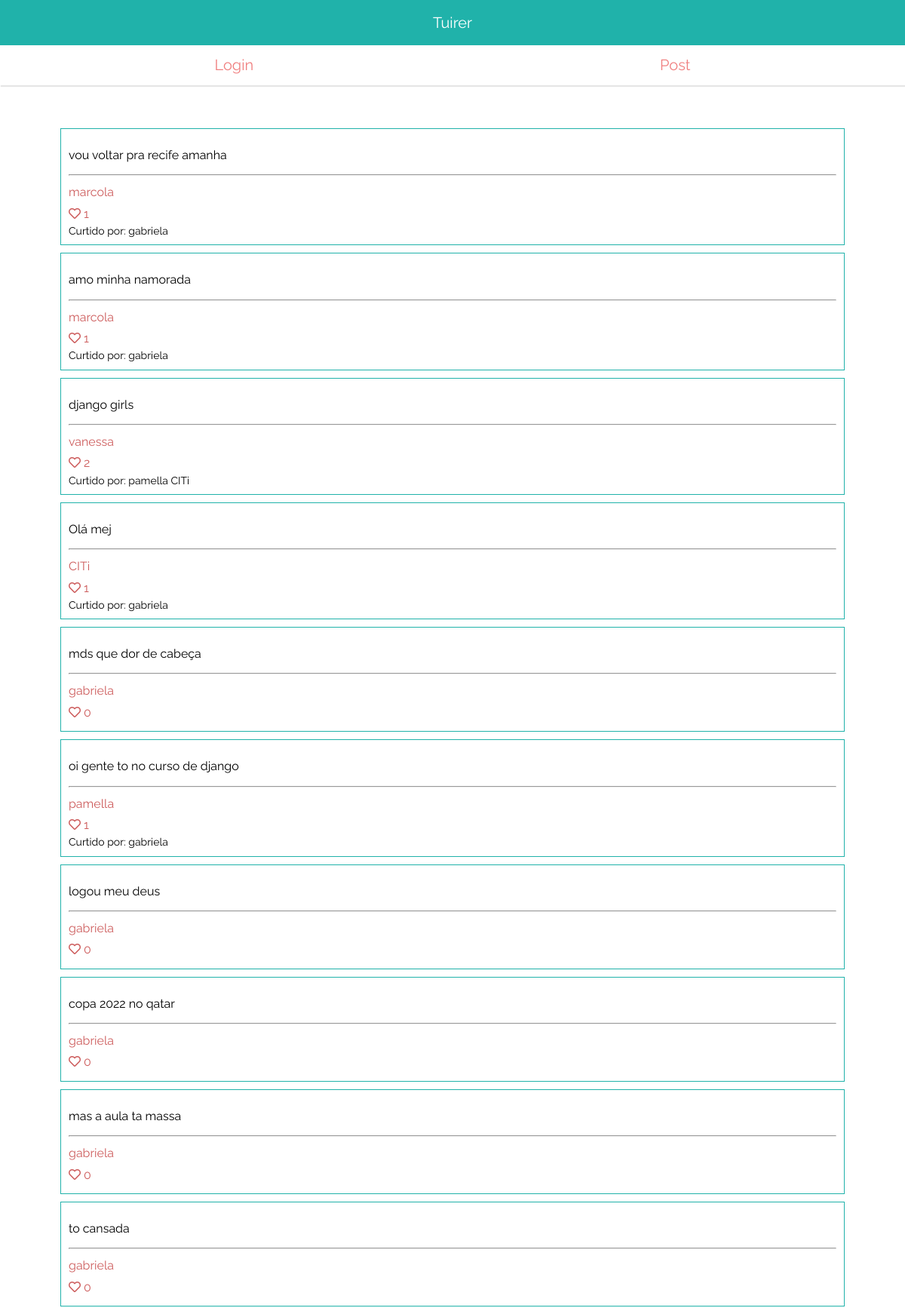
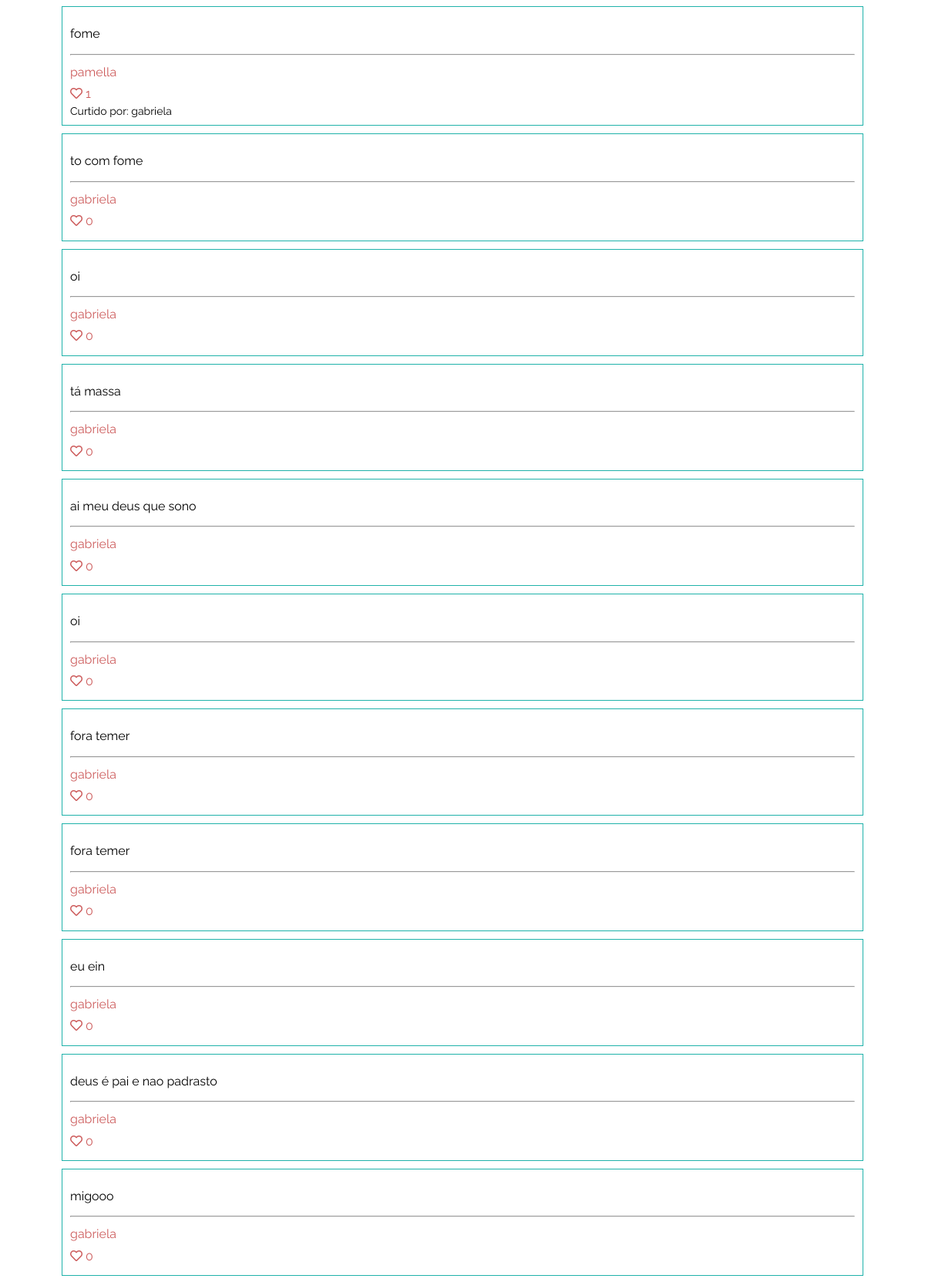
The page / (upper part) on the database its author committed (2 pictures, top to bottom).
### tuites/models.py (models this page shows, shortened)
class Tuite(models.Model):
    content = models.CharField('Tuite', max_length=280)
    author = models.ForeignKey('users.User', on_delete=models.CASCADE, related_name='tuites')
    date_created = models.DateTimeField(auto_now_add=True)
    liked_by = models.ManyToManyField('users.User', blank=True) # queryset dos usuário que gostaram do tweet
    objects = TuitesManager()
    @property
    def likes_count(self):
        return self.liked_by.count()
    class Meta:
        ordering = ('-date_created', )

### users/models.py (models this page shows)
class User(AbstractUser):
    picture = models.ImageField('Foto de perfil', default='/img/blank-profile.png')
    following = models.ManyToManyField('self', blank=True)

### core/views.py (the view)
# urls.py: path('', index, name="home"),
def index(request):
    context = {
        "now": datetime.now(),
        "tuites": Tuite.objects.all(),
    }
    return render(request, 'home.html', context)

### tuites/templatetags/tuites_likes.py (called while the page is built)
@register.simple_tag(takes_context=True)
def tuite_liked_icon(context):
    user = context.get('user')
    tuite = context.get('tuite')
    user_has_liked = tuite.liked_by.filter(pk=user.pk).exists()
    if user_has_liked:
        return format_html('<i class="fas fa-heart"></i>')
    return format_html('<i class="far fa-heart"></i>')

### templates/home.html
{% extends 'base.html' %}
{% block content %}
    <div>
    {% for tuite in tuites %}
        {% include "includes/card.html" %}
    {% endfor %}
    </div>
{% endblock %}

### templates/includes/card.html (shortened to what this page needs)
{% load tuites_likes %}
<div class="card">
    <p class="content">{{ tuite.content }}</p>
    <hr>
    <div class="author-and-likes">
        <a href="{% url 'users:profile' tuite.author.pk %}" class="author">
            {{ tuite.author }}
        </a>
        <div class="likes">
            <a href="{% url 'tuites:like' tuite.pk %}">
                {% tuite_liked_icon %}
                {{ tuite.likes_count }}
            </a>
        </div>
        <div class="likes-list">
            {% if tuite.likes_count > 0 %}
                Curtido por:
                {% for user in tuite.liked_by.all %}
                {{ user }}
                {% endfor %}
            {% endif %}
        </div>
    </div>
</div>

### static/css/index.css (style rules this page uses)
body { font-family: 'Raleway', sans-serif; margin: 0; height: 100vh; }
.card { margin-bottom: 10px; border: 1px solid lightseagreen; padding: 10px; }
.card a { text-decoration: none; color: indianred; display: block; padding: 5px 0; }
.likes-list { font-size: 14px; }

### rows shown on the page
Tuite: content "vou voltar pra recife amanha", author "marcola", likes_count "1"
User: username "gabriela"
Tuite: content "amo minha namorada", author "marcola", likes_count "1"
Tuite: content "django girls", author "vanessa", likes_count "2"
User: username "pamella"
User: username "CITi"
Tuite: content "Olá mej", author "CITi", likes_count "1"
Tuite: content "mds que dor de cabeça", author "gabriela", likes_count "0"
Tuite: content "oi gente to no curso de django", author "pamella", likes_count "1"
Tuite: content "logou meu deus", author "gabriela", likes_count "0"
Tuite: content "copa 2022 no qatar", author "gabriela", likes_count "0"
Tuite: content "mas a aula ta massa", author "gabriela", likes_count "0"
Tuite: content "to cansada", author "gabriela", likes_count "0"
Tuite: content "fome", author "pamella", likes_count "1"
Tuite: content "to com fome", author "gabriela", likes_count "0"
Tuite: content "oi", author "gabriela", likes_count "0"
Tuite: content "tá massa", author "gabriela", likes_count "0"
Tuite: content "ai meu deus que sono", author "gabriela", likes_count "0"
Tuite: content "oi", author "gabriela", likes_count "0"
Tuite: content "fora temer", author "gabriela", likes_count "0"
Tuite: content "fora temer", author "gabriela", likes_count "0"
Tuite: content "eu ein", author "gabriela", likes_count "0"
Tuite: content "deus é pai e nao padrasto", author "gabriela", likes_count "0"
Tuite: content "migooo", author "gabriela", likes_count "0"
